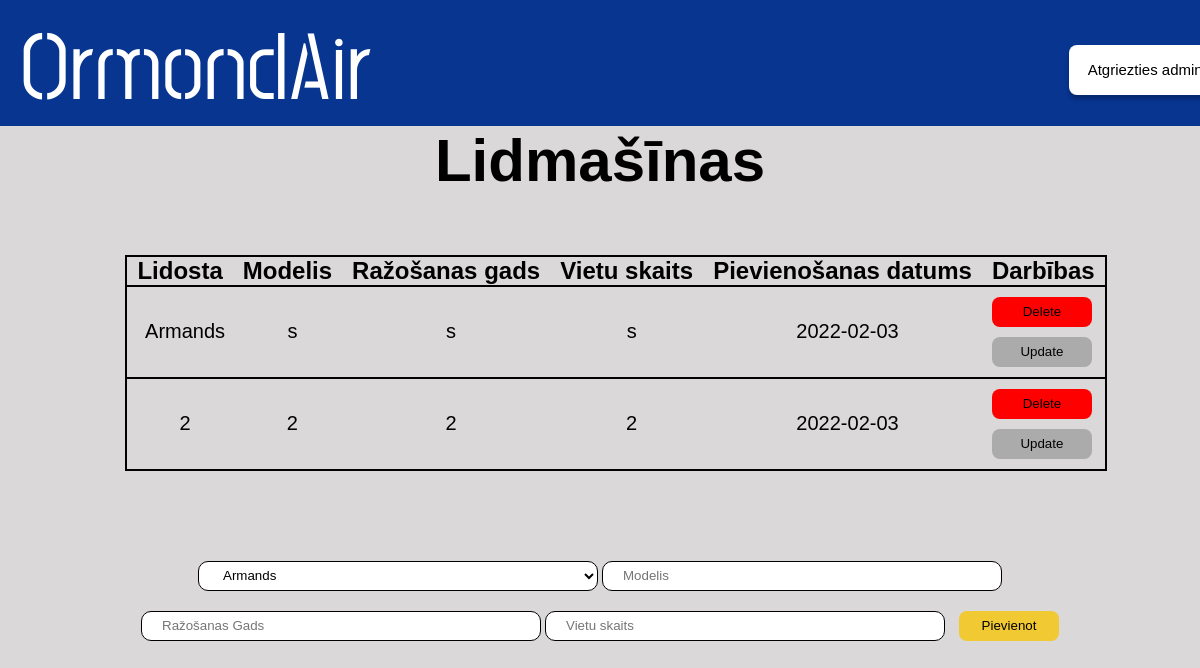
The app's page /admin/lidmasinas, older data.
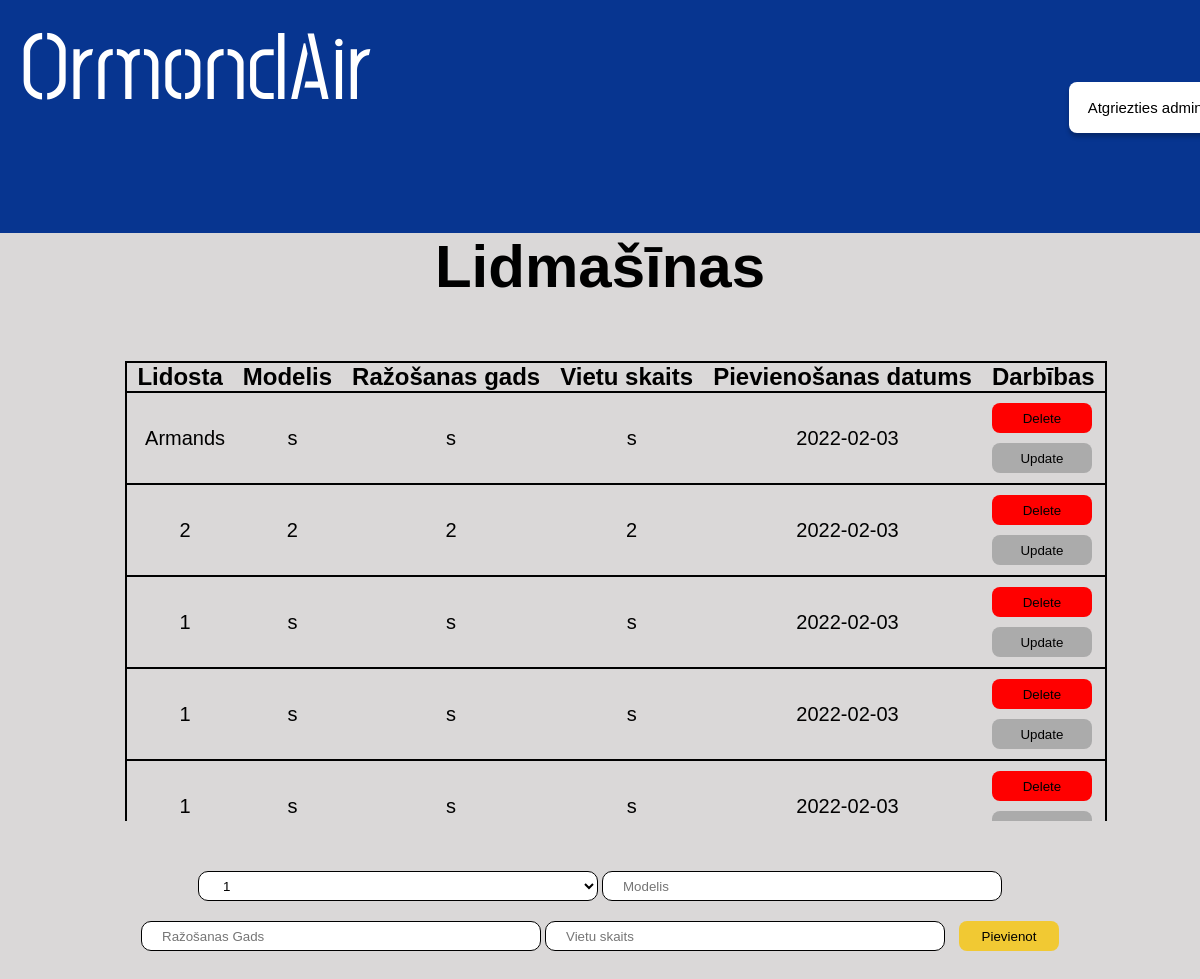
The same page, newer data.
### main.py (models this page shows, shortened)
class Lidmasina(db.Model):
    id = db.Column(db.Integer, primary_key=True)
    content = db.Column(db.String(200), nullable=False)
    modelis = db.Column(db.String(200), nullable=False)
    razosanas_gads = db.Column(db.String(3), nullable=False)
    vietu_skaits = db.Column(db.String(200), nullable=False)
    date_created = db.Column(db.DateTime, default=datetime.utcnow)

### main.py (the view)
@app.route('/admin/lidmasinas', methods=['POST', 'GET'])
def lidmasina():
    if request.method == 'POST':
      new_lidmasina = Lidmasina(content=request.form['content'],modelis=request.form['modelis'], razosanas_gads=request.form['razosanas_gads'], vietu_skaits=request.form['vietu_skaits'])
      try:
        db.session.add(new_lidmasina)
        db.session.commit()
        return redirect('/admin/lidmasinas')
      except:
        return "Draugi nav labi!"
    else:
      lidostas = Lidosta.query.order_by(Lidosta.id).all()
      tasks = Lidmasina.query.order_by(Lidmasina.date_created).all()
      return render_template('adminlidmasinas.html', tasks=tasks, lidostas = lidostas)

### templates/adminlidmasinas.html (shortened to what this page needs)
<!DOCTYPE html>
<html lang="en">
  <head>
    <link href="/static/css/stylesheet.css" rel="stylesheet" />
  </head>
  <body>
    <div class="augsejaisBaneris">
      <a href="/">
        <h1 class="homePage">OrmondAir</h1>
      </a>
      <a href="/admin">
        <button id="atgriezties_admin">Atgriezties admin</button>
      </a>
    </div>
    <div class="apaksejaisBaneris">
      <h1 id="virsraksts">Lidmašīnas</h1>
      {% if tasks|length < 1 %}
      <h4 id="apaksraksts">Nav pievienota neviena lidmašīna! </h4>
      {% else %}
      <div class="tabulaBox">
        <table class="tabula">
          <tr class="tabula">
            <th class="teksts">Lidosta</th>
            <th class="teksts">Modelis</th>
            <th class="teksts">Ražošanas gads</th>
            <th class="teksts">Vietu skaits</th>
            <th class="teksts">Pievienošanas datums</th>
            <th class="teksts">Darbības</th>
          </tr>
          {% for task in tasks %}
            <tr class="tabula">
              <td class="dbteksts">{{ task.content }}</td>
              <td class="dbteksts">{{ task.modelis }}</td>
              <td class="dbteksts">{{ task.razosanas_gads }}</td>
              <td class="dbteksts">{{ task.vietu_skaits }}</td>
              <td class="dbteksts">{{ task.date_created.date() }}</td>
              <td>
                <a href="/delete_airplane/{{task.id}}"><button id=dzest>Delete</button></a>
                  <br>
                <a href="/update_lidmasinas/{{task.id}}"><button id=labot>Update</button></a>
              </td>
            </tr>
          {% endfor %}
        </table>
      </div>
      {% endif %}
      <form action="/admin/lidmasinas" method="POST" id="form">
        <select class="input" name="content" id="content" method="POST">
          {% for lidosta in lidostas %}
            <option value="{{lidosta.content}}">{{ lidosta.content }}</option>
          {% endfor %}
        </select>
        <input class="input" type="text" placeholder="Modelis" name="modelis" id="modelis" maxlength="50" required>
        <input class="input" type="text" placeholder="Ražošanas Gads" name="razosanas_gads" id="razosanas_gads" maxlength="4" required>
        <input class="input" type="text" placeholder="Vietu skaits" name="vietu_skaits" id="vietu_skaits" maxlength="4" required>
        <input type="submit" value="Pievienot" id="pievienot">
      </form>
    </div>
  </body>
</html>

### static/css/stylesheet.css (style rules this page uses)
body { background: rgba(186, 182, 182, 0.53); }
* { margin: 0; padding: 0; box-sizing: border-box; text-decoration: none; }
.augsejaisBaneris { position: absolute; left: 0%; right: 0%; top: 0%; bottom: 84.28%; background: #073590; }
.homePage { position: absolute; left: 0%; font-family: Post No Bills Colombo Medium; font-size: 96px; display: flex; margin-left: 20px; color: #ffffff; user-select: none; }
.apaksejaisBaneris { position: absolute; top: 15.72%; right: 0px; left: 0px; }
#atgriezties_admin { position: absolute; width: 152px; height: 50.63px; left: 89.1%; top: 35.4%; background: #ffffff; border-radius: 8px; box-shadow: 0px 4px 4px rgba(0, 0, 0, 0.25); border-style: none; font-family: Arial, Helvetica, sans-serif; font-size: 15px; cursor: pointer; }
#pievienot { width: 100px; height: 30px; background: #f1c933; border-radius: 8px; outline: none; cursor: pointer; border: 1px solid transparent; margin-left: 10px; }
.teksts { font-family: Arial, Helvetica, sans-serif; font-size: 24px; color: #000000; padding-left: 10px; padding-right: 10px; }
.input { background: #ffffff; border: 1px solid #000000; box-sizing: border-box; border-radius: 10px; outline: none; padding-left: 20px; padding-right: 20px; width: 400px; height: 30px; margin-top: 10px; margin-bottom: 10px; }
#dzest { width: 100px; height: 30px; background: #ff0000; border-radius: 8px; outline: none; cursor: pointer; border: 1px solid transparent; margin-top: 10px; margin-left: 10px; }
#labot { width: 100px; height: 30px; background: #ababab; border-radius: 8px; outline: none; cursor: pointer; border: 1px solid transparent; margin-top: 10px; margin-left: 10px; margin-bottom: 10px; }
.dbteksts { text-align: center; font-family: Arial, Helvetica, sans-serif; font-size: 20px; color: #000000; padding-left: 10px; }
#virsraksts { text-align: center; font-family: Arial, Helvetica, sans-serif; font-size: 60px; color: #000000; }
.tabula { border-collapse: collapse; border: solid 2px #000000; margin-left: auto; margin-right: auto; margin-top: 40px; margin-bottom: 40px; }
#form { text-align: center; }
.tabulaBox { display: block; max-height: 500px; width: 96%; overflow: auto; margin-top: 20px; margin-left: 40px; margin-bottom: 40px; }

Row changes from the older to the newer data that the page shows:
added Lidmasina: content "1", modelis "s", razosanas_gads "s", vietu_skaits "s", date_created "2022-02-03"
added Lidmasina: content "1", modelis "s", razosanas_gads "s", vietu_skaits "s", date_created "2022-02-03"
added Lidmasina: content "1", modelis "s", razosanas_gads "s", vietu_skaits "s", date_created "2022-02-03"
Text that changed along with them:
form field content: "Armands" → "1"
